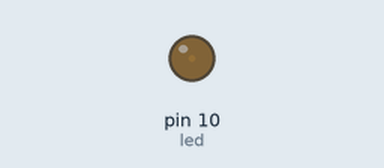
A sketch run on a simulated Arduino Uno, built with avr-gcc and run on an emulated ATmega328P. Shown: output pins drawn as LEDs (lit = HIGH).

Above: at 0.05 s.
At 2.3 s:
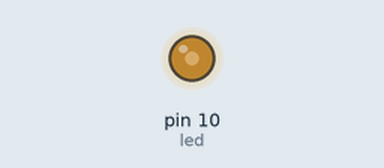
At 4.6 s:
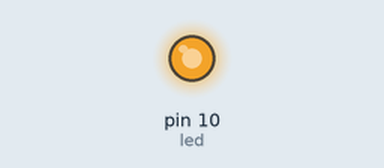
At 9.2 s:
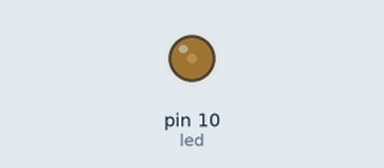
Timing chart, 0 to 13.3 s (numbered marks = the images above):
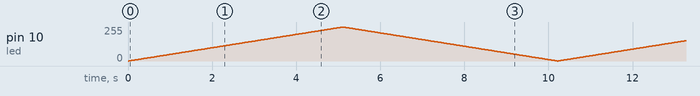

The sketch:

a06_pwm_led_light_with_if.ino
```cpp
int led = 10;
int power = 0;
int sw = 1;

/**
 * [가정문] if문
 * if (조건식A) {
 *   // 수행문장A
 * } else if (조건식B) {
 *   // 수행문장B
 * } else if (조건식C) {
 *   // 수행문장C
 * } else {
 *   // 수행문장D
 * }
 */

void setup() {
}

void loop() {
  analogWrite(led, power);
  delay(20);
  power += sw;

  if (power == 255) sw = -1;
  else if (power == 0) sw = 1;
}
```
